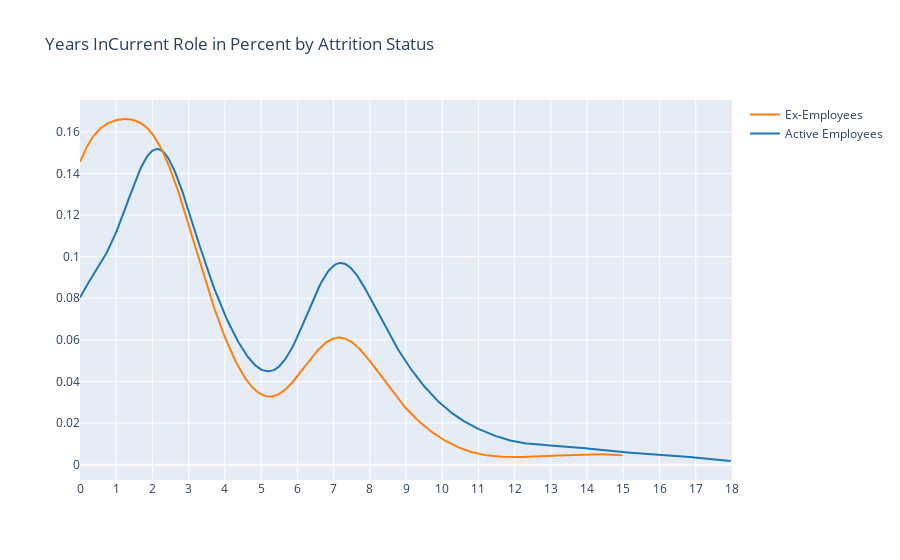

Source (notebook cell):
### Code cell
# Add histogram data
x1 = df_HR.loc[df_HR['Attrition'] == 'No', 'YearsInCurrentRole']
x2 = df_HR.loc[df_HR['Attrition'] == 'Yes', 'YearsInCurrentRole']
# Group data together
hist_data = [x1, x2]
group_labels = ['Active Employees', 'Ex-Employees']
# Create distplot with custom bin_size
fig = ff.create_distplot(hist_data, group_labels,
                         curve_type='kde', show_hist=False, show_rug=False)
# Add title
fig['layout'].update(title='Years InCurrent Role in Percent by Attrition Status')
fig['layout'].update(xaxis=dict(range=[0, 18], dtick=1))
# Plot
pyo.iplot(fig, filename='Distplot with Multiple Datasets')

### Figure 1 — Plotly figure (JSON) as saved in the notebook; plotly's stock layout.template omitted (floating-point values rounded to 4 significant figures; data arrays with more than 128 entries replaced by an {"elided": "..."} marker saying what was removed)
{"data": [{"legendgroup": "Active Employees", "marker": {"color": "rgb(31, 119, 180)"}, "mode": "lines", "name": "Active Employees", "showlegend": true, "type": "scatter", "x": {"elided": "500 float values"}, "xaxis": "x", "y": {"elided": "500 float values"}, "yaxis": "y"}, {"legendgroup": "Ex-Employees", "marker": {"color": "rgb(255, 127, 14)"}, "mode": "lines", "name": "Ex-Employees", "showlegend": true, "type": "scatter", "x": {"elided": "500 float values"}, "xaxis": "x", "y": {"elided": "500 float values"}, "yaxis": "y"}], "layout": {"barmode": "overlay", "hovermode": "closest", "legend": {"traceorder": "reversed"}, "title": {"text": "Years InCurrent Role in Percent by Attrition Status"}, "xaxis": {"anchor": "y2", "domain": [0, 1], "dtick": 1, "range": [0, 18], "zeroline": false}, "yaxis": {"anchor": "free", "domain": [0, 1], "position": 0}}}
